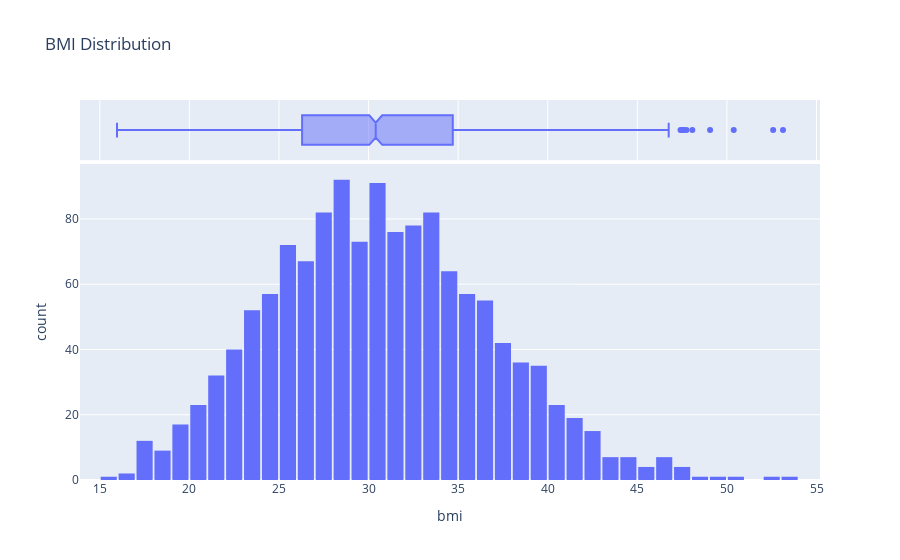

Write notebook code for a chart like this one.
### Code cell
fig=px.histogram(df,x="bmi",marginal="box",title="BMI Distribution")
fig.update_layout(bargap=0.1)
fig.show()

### Figure 1 — Plotly figure (JSON) as saved in the notebook; plotly's stock layout.template omitted (floating-point values rounded to 4 significant figures; data arrays with more than 128 entries replaced by an {"elided": "..."} marker saying what was removed)
{"data": [{"alignmentgroup": "True", "bingroup": "x", "hovertemplate": "bmi=%{x}<br>count=%{y}<extra></extra>", "legendgroup": "", "marker": {"color": "#636efa", "pattern": {"shape": ""}}, "name": "", "offsetgroup": "", "orientation": "v", "showlegend": false, "type": "histogram", "x": {"elided": "1338 float values"}, "xaxis": "x", "yaxis": "y"}, {"alignmentgroup": "True", "hovertemplate": "bmi=%{x}<extra></extra>", "legendgroup": "", "marker": {"color": "#636efa"}, "name": "", "notched": true, "offsetgroup": "", "showlegend": false, "type": "box", "x": {"elided": "1338 float values"}, "xaxis": "x2", "yaxis": "y2"}], "layout": {"autosize": true, "bargap": 0.1, "barmode": "relative", "legend": {"tracegroupgap": 0}, "title": {"text": "BMI Distribution"}, "xaxis": {"anchor": "y", "autorange": true, "domain": [0, 1], "range": [13.89, 55.2], "title": {"text": "bmi"}, "type": "linear"}, "xaxis2": {"anchor": "y2", "autorange": true, "domain": [0, 1], "matches": "x", "range": [13.89, 55.2], "showgrid": true, "showticklabels": false, "type": "linear"}, "yaxis": {"anchor": "x", "autorange": true, "domain": [0, 0.8316], "range": [0, 96.84], "title": {"text": "count"}}, "yaxis2": {"anchor": "x2", "autorange": true, "domain": [0.8416, 1], "matches": "y2", "range": [-0.5, 0.5], "showgrid": false, "showline": false, "showticklabels": false, "ticks": "", "type": "category"}}}
